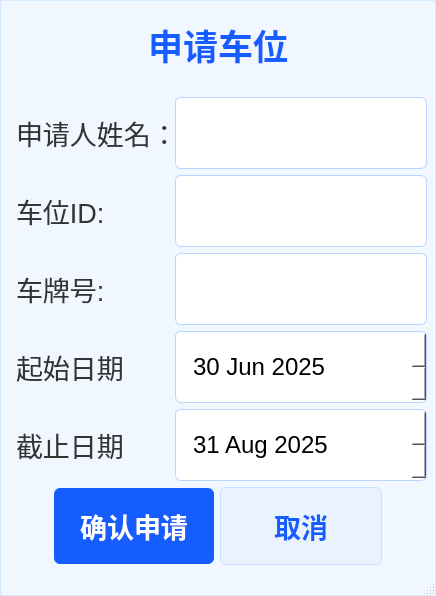
<?xml version="1.0" encoding="UTF-8"?>
<ui version="4.0">
 <class>Parking_Apply</class>
 <widget class="QMainWindow" name="Parking_Apply">
  <property name="geometry">
   <rect>
    <x>0</x>
    <y>0</y>
    <width>388</width>
    <height>317</height>
   </rect>
  </property>
  <property name="windowTitle">
   <string>MainWindow</string>
  </property>
  <property name="styleSheet">
   <string notr="true">/* 主窗口样式 */
QMainWindow#Parking_Apply {
    background-color: #f0f7ff; /* 浅蓝色背景，与业主系统统一 */
    border: 1px solid #d6eaff;
}

QWidget#centralwidget {
    padding: 15px; /* 增加内边距，避免控件贴边 */
}

/* 标题样式（申请车位）- 精致化处理 */
QLabel#label {
    font-family: &quot;Microsoft YaHei UI&quot;, &quot;Arial&quot;, sans-serif;
    font-size: 26pt;
    font-weight: 600;
    color: #165dff; /* 主蓝色标题 */
    margin: 10px 0 20px 0; /* 增加上下间距，突出标题 */
    text-shadow: 0 1px 2px rgba(22, 93, 255, 0.05);
}

/* 标签样式（申请人姓名、车位ID等） */
QLabel#label_2, QLabel#label_3, QLabel#label_4, QLabel#label_5, QLabel#label_6 {
    font-family: &quot;Microsoft YaHei UI&quot;, &quot;Arial&quot;, sans-serif;
    font-size: 20pt;
    color: #333;
    min-width: 160px; /* 固定标签宽度，对齐更整齐 */
    padding: 8px 0; /* 增加内边距，增大占位 */
}

/* 输入框样式（姓名、车位ID、车牌号） */
QLineEdit {
    font-family: &quot;Microsoft YaHei UI&quot;, sans-serif;
    font-size: 19pt; /* 比标签稍小，形成层次 */
    border: 1px solid #b9d4ff;
    border-radius: 6px;
    padding: 10px 15px; /* 增加内边距，增大输入框 */
    background-color: white;
    min-height: 50px; /* 增大高度，充实空间 */
    min-width: 220px; /* 确保输入区域充足 */
}

QLineEdit:focus {
    border-color: #69b1ff;
    outline: none;
    box-shadow: 0 0 0 3px rgba(105, 177, 255, 0.2); /* 焦点光晕效果 */
}

/* 日期选择框样式 */
QDateEdit {
    font-family: &quot;Microsoft YaHei UI&quot;, sans-serif;
    font-size: 18pt;
    border: 1px solid #b9d4ff;
    border-radius: 6px;
    padding: 10px 15px;
    background-color: white;
    min-height: 50px;
    min-width: 220px;
}

QDateEdit:focus {
    border-color: #69b1ff;
    box-shadow: 0 0 0 3px rgba(105, 177, 255, 0.2);
}

/* 按钮样式（确认申请、取消）- 蓝色调统一 */
QPushButton {
    font-family: &quot;Microsoft YaHei UI&quot;, &quot;Arial&quot;, sans-serif;
    font-size: 20pt;
    font-weight: 500;
    border-radius: 6px;
    min-height: 60px; /* 增大按钮高度 */
    min-width: 160px; /* 比原150px稍大，更充实 */
    padding: 8px 0;
    transition: all 0.2s;
    border: none;
}

/* 确认申请按钮（主蓝色） */
QPushButton#pushButton {
    background-color: #165dff;
    color: white;
}

QPushButton#pushButton:hover {
    background-color: #4080ff;
    box-shadow: 0 3px 8px rgba(22, 93, 255, 0.25);
}

QPushButton#pushButton:pressed {
    background-color: #0e42d2;
    transform: translateY(1px);
}

/* 取消按钮（浅蓝辅助色） */
QPushButton#pushButton_2 {
    background-color: #e8f3ff;
    color: #165dff;
    border: 1px solid #c9e0ff;
}

QPushButton#pushButton_2:hover {
    background-color: #d6eaff;
    box-shadow: 0 3px 8px rgba(22, 93, 255, 0.15);
}

QPushButton#pushButton_2:pressed {
    background-color: #c9e0ff;
    transform: translateY(1px);
}

/* 布局间距优化 - 减少空白，充实界面 */
QHBoxLayout, QVBoxLayout {
    spacing: 15px; /* 统一布局间距 */
}

/* 调整 spacer 尺寸 - 避免过度留白 */
QSpacerItem[orientation=&quot;Qt::Horizontal&quot;] {
    width: 20px !important; /* 水平间距从40px减小到20px，减少空白 */
}

QSpacerItem#verticalSpacer_2 {
    height: 80px !important; /* 大幅减少底部空白，原216px压缩为80px */
}</string>
  </property>
  <widget class="QWidget" name="centralwidget">
   <layout class="QGridLayout" name="gridLayout">
    <item row="0" column="0" rowspan="2" colspan="2">
     <layout class="QVBoxLayout" name="verticalLayout">
      <item>
       <layout class="QHBoxLayout" name="horizontalLayout">
        <item>
         <spacer name="horizontalSpacer">
          <property name="orientation">
           <enum>Qt::Orientation::Horizontal</enum>
          </property>
          <property name="sizeHint" stdset="0">
           <size>
            <width>40</width>
            <height>20</height>
           </size>
          </property>
         </spacer>
        </item>
        <item>
         <widget class="QLabel" name="label">
          <property name="styleSheet">
           <string notr="true">font: 24pt &quot;Arial&quot;;</string>
          </property>
          <property name="text">
           <string>申请车位</string>
          </property>
         </widget>
        </item>
        <item>
         <spacer name="horizontalSpacer_2">
          <property name="orientation">
           <enum>Qt::Orientation::Horizontal</enum>
          </property>
          <property name="sizeHint" stdset="0">
           <size>
            <width>40</width>
            <height>20</height>
           </size>
          </property>
         </spacer>
        </item>
       </layout>
      </item>
      <item>
       <layout class="QHBoxLayout" name="horizontalLayout_8">
        <item>
         <spacer name="horizontalSpacer_7">
          <property name="orientation">
           <enum>Qt::Orientation::Horizontal</enum>
          </property>
          <property name="sizeHint" stdset="0">
           <size>
            <width>40</width>
            <height>20</height>
           </size>
          </property>
         </spacer>
        </item>
        <item>
         <layout class="QHBoxLayout" name="horizontalLayout_4">
          <item>
           <widget class="QLabel" name="label_4">
            <property name="styleSheet">
             <string notr="true">font: 20pt &quot;Arial&quot;;</string>
            </property>
            <property name="text">
             <string>申请人姓名：</string>
            </property>
           </widget>
          </item>
          <item>
           <widget class="QLineEdit" name="lineEdit_3">
            <property name="sizePolicy">
             <sizepolicy hsizetype="Expanding" vsizetype="Minimum">
              <horstretch>0</horstretch>
              <verstretch>0</verstretch>
             </sizepolicy>
            </property>
           </widget>
          </item>
         </layout>
        </item>
        <item>
         <spacer name="horizontalSpacer_8">
          <property name="orientation">
           <enum>Qt::Orientation::Horizontal</enum>
          </property>
          <property name="sizeHint" stdset="0">
           <size>
            <width>40</width>
            <height>20</height>
           </size>
          </property>
         </spacer>
        </item>
       </layout>
      </item>
      <item>
       <layout class="QHBoxLayout" name="horizontalLayout_6">
        <item>
         <spacer name="horizontalSpacer_3">
          <property name="orientation">
           <enum>Qt::Orientation::Horizontal</enum>
          </property>
          <property name="sizeHint" stdset="0">
           <size>
            <width>40</width>
            <height>20</height>
           </size>
          </property>
         </spacer>
        </item>
        <item>
         <layout class="QHBoxLayout" name="horizontalLayout_2">
          <item>
           <widget class="QLabel" name="label_2">
            <property name="styleSheet">
             <string notr="true">font: 20pt &quot;Arial&quot;;</string>
            </property>
            <property name="text">
             <string>车位ID:</string>
            </property>
           </widget>
          </item>
          <item>
           <widget class="QLineEdit" name="lineEdit">
            <property name="sizePolicy">
             <sizepolicy hsizetype="Expanding" vsizetype="Minimum">
              <horstretch>0</horstretch>
              <verstretch>0</verstretch>
             </sizepolicy>
            </property>
            <property name="minimumSize">
             <size>
              <width>252</width>
              <height>72</height>
             </size>
            </property>
           </widget>
          </item>
         </layout>
        </item>
        <item>
         <spacer name="horizontalSpacer_4">
          <property name="orientation">
           <enum>Qt::Orientation::Horizontal</enum>
          </property>
          <property name="sizeHint" stdset="0">
           <size>
            <width>40</width>
            <height>20</height>
           </size>
          </property>
         </spacer>
        </item>
       </layout>
      </item>
      <item>
       <layout class="QHBoxLayout" name="horizontalLayout_7">
        <item>
         <spacer name="horizontalSpacer_5">
          <property name="orientation">
           <enum>Qt::Orientation::Horizontal</enum>
          </property>
          <property name="sizeHint" stdset="0">
           <size>
            <width>40</width>
            <height>20</height>
           </size>
          </property>
         </spacer>
        </item>
        <item>
         <layout class="QHBoxLayout" name="horizontalLayout_3">
          <item>
           <widget class="QLabel" name="label_3">
            <property name="styleSheet">
             <string notr="true">font: 20pt &quot;Arial&quot;;</string>
            </property>
            <property name="text">
             <string>车牌号:</string>
            </property>
           </widget>
          </item>
          <item>
           <widget class="QLineEdit" name="lineEdit_2">
            <property name="sizePolicy">
             <sizepolicy hsizetype="Expanding" vsizetype="Minimum">
              <horstretch>0</horstretch>
              <verstretch>0</verstretch>
             </sizepolicy>
            </property>
           </widget>
          </item>
         </layout>
        </item>
        <item>
         <spacer name="horizontalSpacer_6">
          <property name="orientation">
           <enum>Qt::Orientation::Horizontal</enum>
          </property>
          <property name="sizeHint" stdset="0">
           <size>
            <width>40</width>
            <height>20</height>
           </size>
          </property>
         </spacer>
        </item>
       </layout>
      </item>
      <item>
       <layout class="QHBoxLayout" name="horizontalLayout_10">
        <item>
         <spacer name="horizontalSpacer_11">
          <property name="orientation">
           <enum>Qt::Orientation::Horizontal</enum>
          </property>
          <property name="sizeHint" stdset="0">
           <size>
            <width>40</width>
            <height>20</height>
           </size>
          </property>
         </spacer>
        </item>
        <item>
         <widget class="QLabel" name="label_5">
          <property name="styleSheet">
           <string notr="true">font: 20pt &quot;Arial&quot;;</string>
          </property>
          <property name="text">
           <string>起始日期</string>
          </property>
         </widget>
        </item>
        <item>
         <widget class="QDateEdit" name="dateEdit">
          <property name="dateTime">
           <datetime>
            <hour>16</hour>
            <minute>0</minute>
            <second>0</second>
            <year>2025</year>
            <month>6</month>
            <day>30</day>
           </datetime>
          </property>
         </widget>
        </item>
        <item>
         <spacer name="horizontalSpacer_12">
          <property name="orientation">
           <enum>Qt::Orientation::Horizontal</enum>
          </property>
          <property name="sizeHint" stdset="0">
           <size>
            <width>40</width>
            <height>20</height>
           </size>
          </property>
         </spacer>
        </item>
       </layout>
      </item>
      <item>
       <layout class="QHBoxLayout" name="horizontalLayout_11">
        <item>
         <spacer name="horizontalSpacer_13">
          <property name="orientation">
           <enum>Qt::Orientation::Horizontal</enum>
          </property>
          <property name="sizeHint" stdset="0">
           <size>
            <width>40</width>
            <height>20</height>
           </size>
          </property>
         </spacer>
        </item>
        <item>
         <widget class="QLabel" name="label_6">
          <property name="styleSheet">
           <string notr="true">font: 20pt &quot;Arial&quot;;</string>
          </property>
          <property name="text">
           <string>截止日期</string>
          </property>
         </widget>
        </item>
        <item>
         <widget class="QDateEdit" name="dateEdit_2">
          <property name="dateTime">
           <datetime>
            <hour>16</hour>
            <minute>0</minute>
            <second>0</second>
            <year>2025</year>
            <month>8</month>
            <day>31</day>
           </datetime>
          </property>
         </widget>
        </item>
        <item>
         <spacer name="horizontalSpacer_14">
          <property name="orientation">
           <enum>Qt::Orientation::Horizontal</enum>
          </property>
          <property name="sizeHint" stdset="0">
           <size>
            <width>40</width>
            <height>20</height>
           </size>
          </property>
         </spacer>
        </item>
       </layout>
      </item>
      <item>
       <spacer name="verticalSpacer">
        <property name="orientation">
         <enum>Qt::Orientation::Vertical</enum>
        </property>
        <property name="sizeHint" stdset="0">
         <size>
          <width>20</width>
          <height>30</height>
         </size>
        </property>
       </spacer>
      </item>
      <item>
       <spacer name="verticalSpacer_2">
        <property name="orientation">
         <enum>Qt::Orientation::Vertical</enum>
        </property>
        <property name="sizeHint" stdset="0">
         <size>
          <width>20</width>
          <height>216</height>
         </size>
        </property>
       </spacer>
      </item>
      <item>
       <layout class="QHBoxLayout" name="horizontalLayout_9">
        <item>
         <spacer name="horizontalSpacer_9">
          <property name="orientation">
           <enum>Qt::Orientation::Horizontal</enum>
          </property>
          <property name="sizeHint" stdset="0">
           <size>
            <width>40</width>
            <height>20</height>
           </size>
          </property>
         </spacer>
        </item>
        <item>
         <layout class="QHBoxLayout" name="horizontalLayout_5">
          <item>
           <widget class="QPushButton" name="pushButton">
            <property name="minimumSize">
             <size>
              <width>160</width>
              <height>76</height>
             </size>
            </property>
            <property name="styleSheet">
             <string notr="true">font: 20pt &quot;Arial&quot;;</string>
            </property>
            <property name="text">
             <string>确认申请</string>
            </property>
           </widget>
          </item>
          <item>
           <widget class="QPushButton" name="pushButton_2">
            <property name="minimumSize">
             <size>
              <width>162</width>
              <height>78</height>
             </size>
            </property>
            <property name="styleSheet">
             <string notr="true">font: 20pt &quot;Arial&quot;;</string>
            </property>
            <property name="text">
             <string>取消</string>
            </property>
           </widget>
          </item>
         </layout>
        </item>
        <item>
         <spacer name="horizontalSpacer_10">
          <property name="orientation">
           <enum>Qt::Orientation::Horizontal</enum>
          </property>
          <property name="sizeHint" stdset="0">
           <size>
            <width>40</width>
            <height>20</height>
           </size>
          </property>
         </spacer>
        </item>
       </layout>
      </item>
     </layout>
    </item>
   </layout>
  </widget>
  <widget class="QMenuBar" name="menubar">
   <property name="geometry">
    <rect>
     <x>0</x>
     <y>0</y>
     <width>388</width>
     <height>18</height>
    </rect>
   </property>
  </widget>
  <widget class="QStatusBar" name="statusbar"/>
 </widget>
 <resources/>
 <connections/>
</ui>
